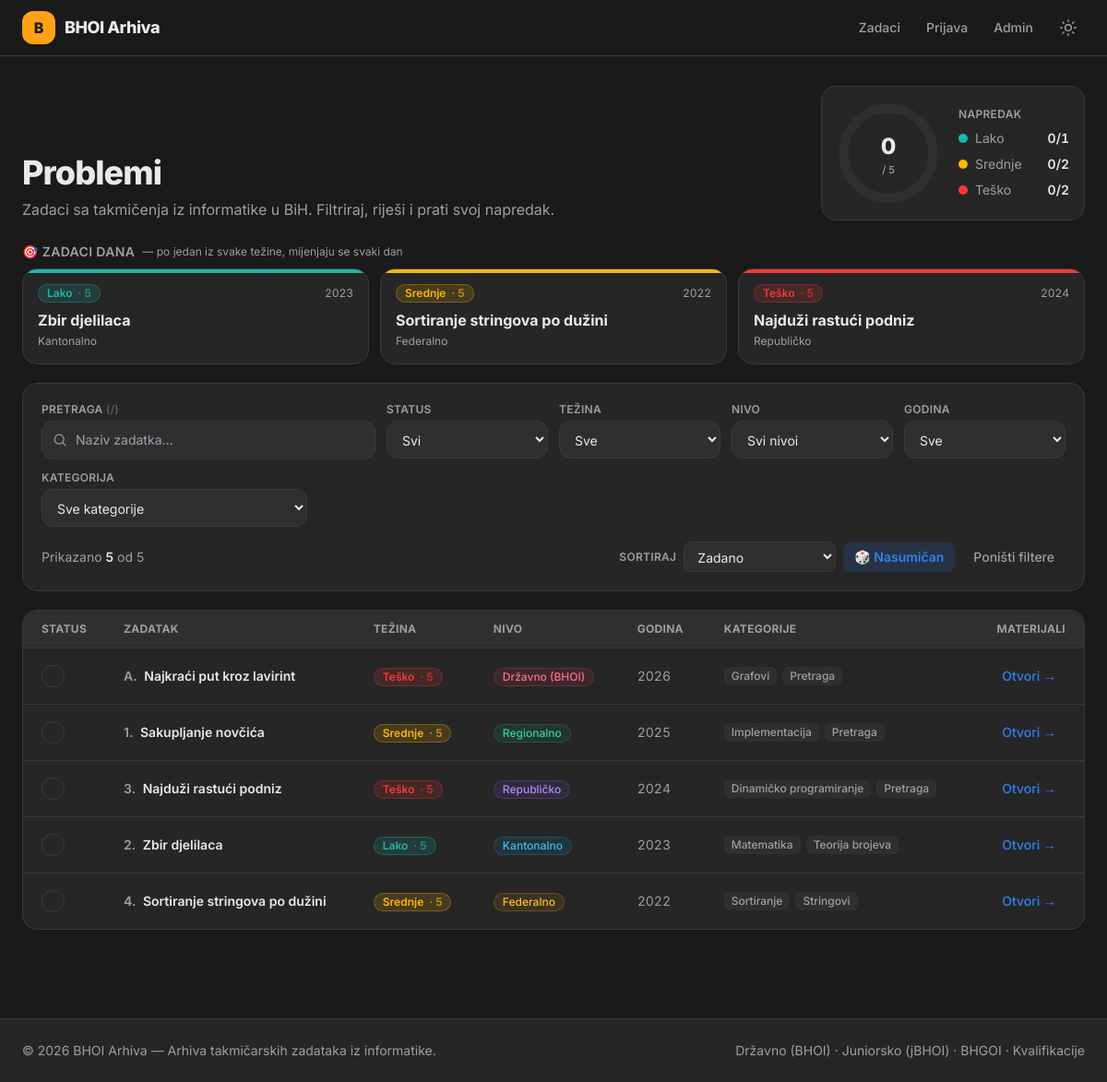
The page / on the database its author committed.
### tables this page shows
CREATE TABLE `tasks` (
    `id`             INT UNSIGNED NOT NULL AUTO_INCREMENT,
    `title`          VARCHAR(200) NOT NULL,
    `slug`           VARCHAR(220) NOT NULL,
    `statement`      MEDIUMTEXT NULL,                  
    `year`           SMALLINT UNSIGNED NOT NULL,
    `level_id`       INT UNSIGNED NOT NULL,
    `difficulty`     ENUM('Lako','Srednje','Teško') NOT NULL DEFAULT 'Srednje',
                                                       
    `difficulty_rating` TINYINT UNSIGNED NOT NULL DEFAULT 5,  
    `problem_index`  VARCHAR(10) NULL,                 
    `time_limit_ms`  INT UNSIGNED NULL,
    `memory_limit_mb`INT UNSIGNED NULL,
    `pdf_path`       VARCHAR(255) NULL,                
    `tests_path`     VARCHAR(255) NULL,                
    `created_at`     TIMESTAMP NOT NULL DEFAULT CURRENT_TIMESTAMP,
    `updated_at`     TIMESTAMP NOT NULL DEFAULT CURRENT_TIMESTAMP ON UPDATE CURRENT_TIMESTAMP,
    PRIMARY KEY (`id`),
    UNIQUE KEY `uq_tasks_slug` (`slug`),
    KEY `idx_tasks_year` (`year`),
    KEY `idx_tasks_level` (`level_id`),
    KEY `idx_tasks_difficulty` (`difficulty`),
    KEY `idx_tasks_difficulty_rating` (`difficulty_rating`),
    CONSTRAINT `fk_tasks_level`
        FOREIGN KEY (`level_id`) REFERENCES `levels` (`id`)
        ON UPDATE CASCADE ON DELETE RESTRICT
);

CREATE TABLE `levels` (
    `id`         INT UNSIGNED NOT NULL AUTO_INCREMENT,
    `name`       VARCHAR(100) NOT NULL,
    `slug`       VARCHAR(100) NOT NULL,
    `sort_order` TINYINT UNSIGNED NOT NULL DEFAULT 0,  
    PRIMARY KEY (`id`),
    UNIQUE KEY `uq_levels_slug` (`slug`),
    UNIQUE KEY `uq_levels_name` (`name`)
);

### index.php (the view, shortened to what the rows shown need)
<?php
require_once __DIR__ . '/includes/bootstrap.php';
$pdo = db();
$sql = "
    SELECT
        t.id, t.title, t.slug, t.year, t.difficulty, t.difficulty_rating, t.problem_index,
        t.pdf_path, t.tests_path,
        l.name  AS level_name,
        l.slug  AS level_slug,
        (SELECT COUNT(*) FROM solutions s WHERE s.task_id = t.id) AS solution_count
    FROM tasks t
    JOIN levels l ON l.id = t.level_id
    ORDER BY t.year DESC, l.sort_order DESC, t.problem_index ASC, t.title ASC
";
$tasks = $pdo->query($sql)->fetchAll();
$tagsByTask = [];
$tagRows = $pdo->query("
    SELECT tt.task_id, tg.name, tg.slug
    FROM task_tags tt
    JOIN tags tg ON tg.id = tt.tag_id
    ORDER BY tg.name
")->fetchAll();
foreach ($tagRows as $tr) {
    $tagsByTask[$tr['task_id']][] = ['name' => $tr['name'], 'slug' => $tr['slug']];
}
$dailyByBand = ['Lako' => [], 'Srednje' => [], 'Teško' => []];
foreach ($tasks as $t) {
    if (isset($dailyByBand[$t['difficulty']])) {
        $dailyByBand[$t['difficulty']][] = $t;
    }
}
$today = gmdate('Y-m-d');
$dailyTasks = [];
foreach (['Lako', 'Srednje', 'Teško'] as $band) {
    $pool = $dailyByBand[$band];
    if ($pool) {
        $idx = (int) (sprintf('%u', crc32($today . '|' . $band)) % count($pool));
        $dailyTasks[$band] = $pool[$idx];
    }
}
require __DIR__ . '/includes/header.php';
?>
<section class="mb-6 flex flex-col gap-5 sm:flex-row sm:items-end sm:justify-between">
    <div>
        <h1 class="text-3xl font-extrabold tracking-tight text-fg sm:text-4xl">Problemi</h1>
    </div>
</section>
<?php if ($dailyTasks): ?>
<section class="mb-5">
    <div class="mb-2 flex items-center gap-2">
        <h2 class="text-sm font-semibold uppercase tracking-wide text-muted">🎯 Zadaci dana</h2>
    </div>
    <div class="grid gap-3 sm:grid-cols-3">
        <?php
        $bandColor = ['Lako' => '#1cb8a8', 'Srednje' => '#ffb700', 'Teško' => '#f63737'];
        foreach (['Lako', 'Srednje', 'Teško'] as $band):
            $dt = $dailyTasks[$band];
            $dtUrl = url('task.php?id=' . (int) $dt['id']);
        ?>
        <a href="<?= e($dtUrl) ?>" class="group relative overflow-hidden rounded-2xl border border-line bg-card p-4 shadow-sm transition hover:-translate-y-0.5 hover:border-accent/40 hover:shadow-md">
            <span class="absolute inset-x-0 top-0 h-1" style="background:<?= $bandColor[$band] ?>"></span>
            <div class="mb-2 flex items-center justify-between">
                <span class="inline-flex items-center gap-1.5 rounded-full px-2.5 py-0.5 text-xs font-semibold ring-1 ring-inset <?= difficulty_badge($band) ?>">
                    <?= e($band) ?> <span class="opacity-70">·&nbsp;<?= (int) $dt['difficulty_rating'] ?></span>
                </span>
                <span class="tabular-nums text-xs text-muted"><?= e((string) $dt['year']) ?></span>
            </div>
            <h3 class="text-base font-bold leading-snug text-fg transition group-hover:text-accent">
                <?= e($dt['title']) ?>
            </h3>
            <p class="mt-1 text-xs text-muted"><?= e($dt['level_name']) ?></p>
        </a>
        <?php endforeach; ?>
    </div>
</section>
<?php endif; ?>
<section class="overflow-hidden rounded-2xl border border-line bg-card shadow-sm">
    <div class="overflow-x-auto">
        <table class="min-w-full divide-y divide-line text-sm">
            <thead class="bg-elevated text-left text-xs font-semibold uppercase tracking-wide text-muted">
                <tr>
                    <th class="px-5 py-3 w-12">Status</th>
                    <th class="px-5 py-3">Zadatak</th>
                    <th class="px-5 py-3">Težina</th>
                    <th class="px-5 py-3">Nivo</th>
                    <th class="px-5 py-3">Godina</th>
                    <th class="px-5 py-3">Kategorije</th>
                    <th class="px-5 py-3 text-right">Materijali</th>
                </tr>
            </thead>
            <tbody id="task-rows" class="divide-y divide-line">
                <?php foreach ($tasks as $t):
                    $taskTags = $tagsByTask[$t['id']] ?? [];
                    $tagNames = array_column($taskTags, 'name');
                    $tagSlugs = array_column($taskTags, 'slug');
                    $searchBlob = mb_strtolower($t['title'] . ' ' . $t['level_name'] . ' ' . implode(' ', $tagNames), 'UTF-8');
                    $taskUrl = url('task.php?id=' . (int) $t['id']);
                ?>
                <tr class="task-row group transition hover:bg-elevated/60"
                    data-id="<?= (int) $t['id'] ?>"
                    data-year="<?= e((string) $t['year']) ?>"
                    data-level="<?= e($t['level_slug']) ?>"
                    data-difficulty="<?= e($t['difficulty']) ?>"
                    data-rating="<?= (int) $t['difficulty_rating'] ?>"
                    data-title="<?= e($t['title']) ?>"
                    data-tags="<?= e(implode(' ', $tagSlugs)) ?>"
                    data-search="<?= e($searchBlob) ?>"
                    data-url="<?= e($taskUrl) ?>">
                    <td class="px-5 py-4">
                        <button type="button" class="status-toggle" data-id="<?= (int) $t['id'] ?>" title="Označi kao riješeno" aria-label="Označi kao riješeno">
                            <svg class="h-3.5 w-3.5" viewBox="0 0 20 20" fill="none" stroke="currentColor" stroke-width="3"><path stroke-linecap="round" stroke-linejoin="round" d="M4 10l4 4 8-9"/></svg>
                        </button>
                    </td>
                    <td class="px-5 py-4">
                        <a href="<?= e($taskUrl) ?>" class="row-title font-semibold text-fg transition group-hover:text-accent">
                            <?php if ($t['problem_index'] !== null && $t['problem_index'] !== ''): ?>
                                <span class="mr-1 text-muted"><?= e($t['problem_index']) ?>.</span>
                            <?php endif; ?>
                            <?= e($t['title']) ?>
                        </a>
                    </td>
                    <td class="px-5 py-4">
                        <span class="inline-flex items-center gap-1.5 rounded-full px-2.5 py-0.5 text-xs font-semibold ring-1 ring-inset <?= difficulty_badge($t['difficulty']) ?>">
                            <?= e($t['difficulty']) ?>
                            <span class="opacity-70">·&nbsp;<?= (int) $t['difficulty_rating'] ?></span>
                        </span>
                    </td>
                    <td class="px-5 py-4">
                        <span class="inline-flex items-center rounded-full px-2.5 py-0.5 text-xs font-medium ring-1 ring-inset <?= level_badge($t['level_slug']) ?>">
                            <?= e($t['level_name']) ?>
                        </span>
                    </td>
                    <td class="px-5 py-4 tabular-nums text-muted"><?= e((string) $t['year']) ?></td>
                    <td class="px-5 py-4">
                        <div class="flex flex-wrap gap-1.5">
                            <?php foreach ($tagNames as $name): ?>
                                <span class="inline-flex items-center rounded-md bg-elevated px-2 py-0.5 text-xs font-medium text-muted"><?= e($name) ?></span>
                            <?php endforeach; ?>
                        </div>
                    </td>
                    <td class="px-5 py-4">
                        <div class="flex items-center justify-end gap-2">
                            <a href="<?= e($taskUrl) ?>" class="ml-1 rounded-lg px-2.5 py-1 text-sm font-medium text-accent transition hover:bg-accent/15">Otvori →</a>
                        </div>
                    </td>
                </tr>
                <?php endforeach; ?>
            </tbody>
        </table>
    </div>
</section>
<?php require __DIR__ . '/includes/footer.php'; ?>

### rows shown on the page
tasks: band "Lako", difficulty_rating "5", year "2023", title "Zbir djelilaca", level.name "Kantonalno", problem_index "2", difficulty "Lako", id "Matematika", id "Teorija brojeva"
tasks: band "Srednje", difficulty_rating "5", year "2022", title "Sortiranje stringova po dužini", level.name "Federalno", problem_index "4", difficulty "Srednje", id "Sortiranje", id "Stringovi"
tasks: band "Teško", difficulty_rating "5", year "2024", title "Najduži rastući podniz", level.name "Republičko", problem_index "3", difficulty "Teško", id "Dinamičko programiranje", id "Pretraga"
tasks: problem_index "A", title "Najkraći put kroz lavirint", difficulty "Teško", difficulty_rating "5", level.name "Državno (BHOI)", year "2026", id "Grafovi", id "Pretraga"
tasks: problem_index "1", title "Sakupljanje novčića", difficulty "Srednje", difficulty_rating "5", level.name "Regionalno", year "2025", id "Implementacija", id "Pretraga"

### other values the page prints
APP_NAME "BHOI Arhiva"
$total "5"
